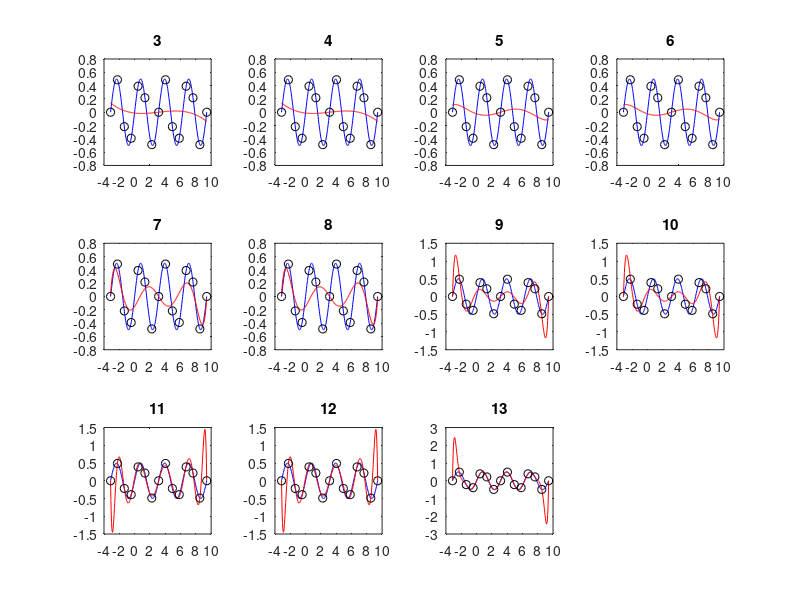
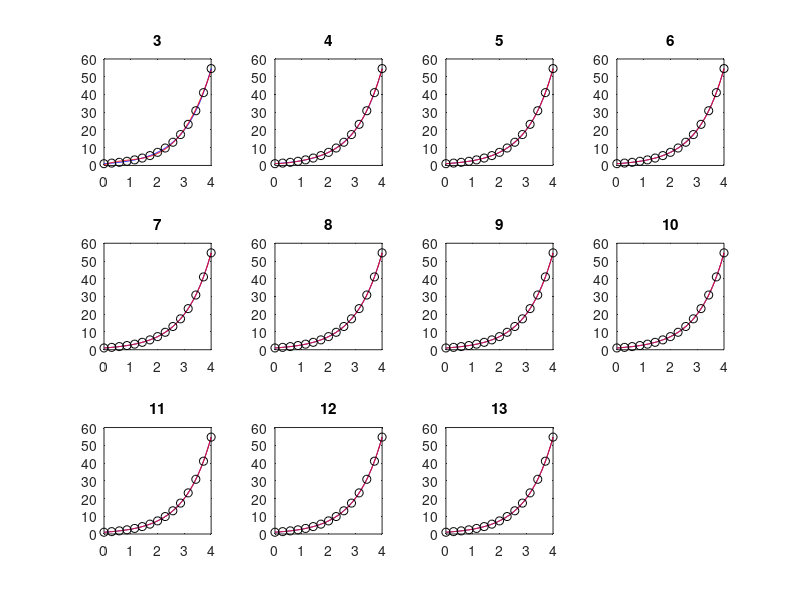
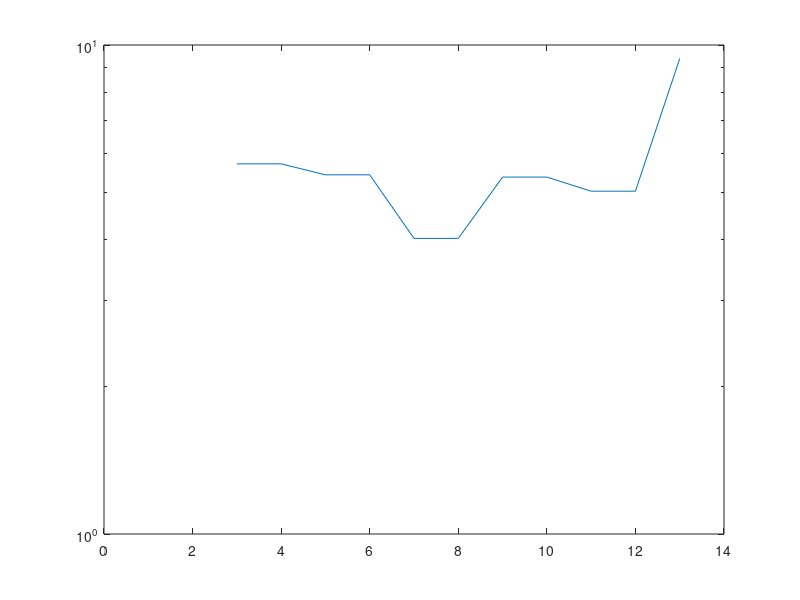

These figures' MATLAB source, in order:
clear all;
clc;
clearvars;

f1=@(x)(sin(x).*cos(x));
f2=@(x)(exp(x));

przedzial=linspace(-pi,3*pi,301);
przedzial2=linspace(0,4,301);

for i=3:13
   
    x_punkty=linspace(-pi,3*pi,15);
    dok_wart=f1(x_punkty);
    
    p=polyfit(x_punkty,dok_wart,i);
    %Wartosci
    aproksymowana=f1(przedzial);
    val=polyval(p,przedzial);
    
    
      x_punkty2=linspace(0,4,15);
    dok_wart2=f2(x_punkty2);

    p2=polyfit(x_punkty2,dok_wart2,i);
    %Wartosci
    aproksymowana2=f2(przedzial2);
    val2=polyval(p2,przedzial2);
    
    % Rysunek 1
    figure(1)
    subplot(3,4,i-2);
    plot(przedzial,aproksymowana,'b');
    hold on;
    plot(przedzial,val,'r');
    plot(x_punkty,dok_wart,'ok');
    title(i);
    
    %Rysunek 2
     figure(2)
    subplot(3,4,i-2);
    plot(przedzial2,aproksymowana2,'b');
    hold on;
    plot(przedzial2,val2,'r');
    plot(x_punkty2,dok_wart2,'ok');
    title(i);
    
    blad1(i)=norm(abs(aproksymowana)-abs(val));
end
figure(3)
semilogy(blad1);